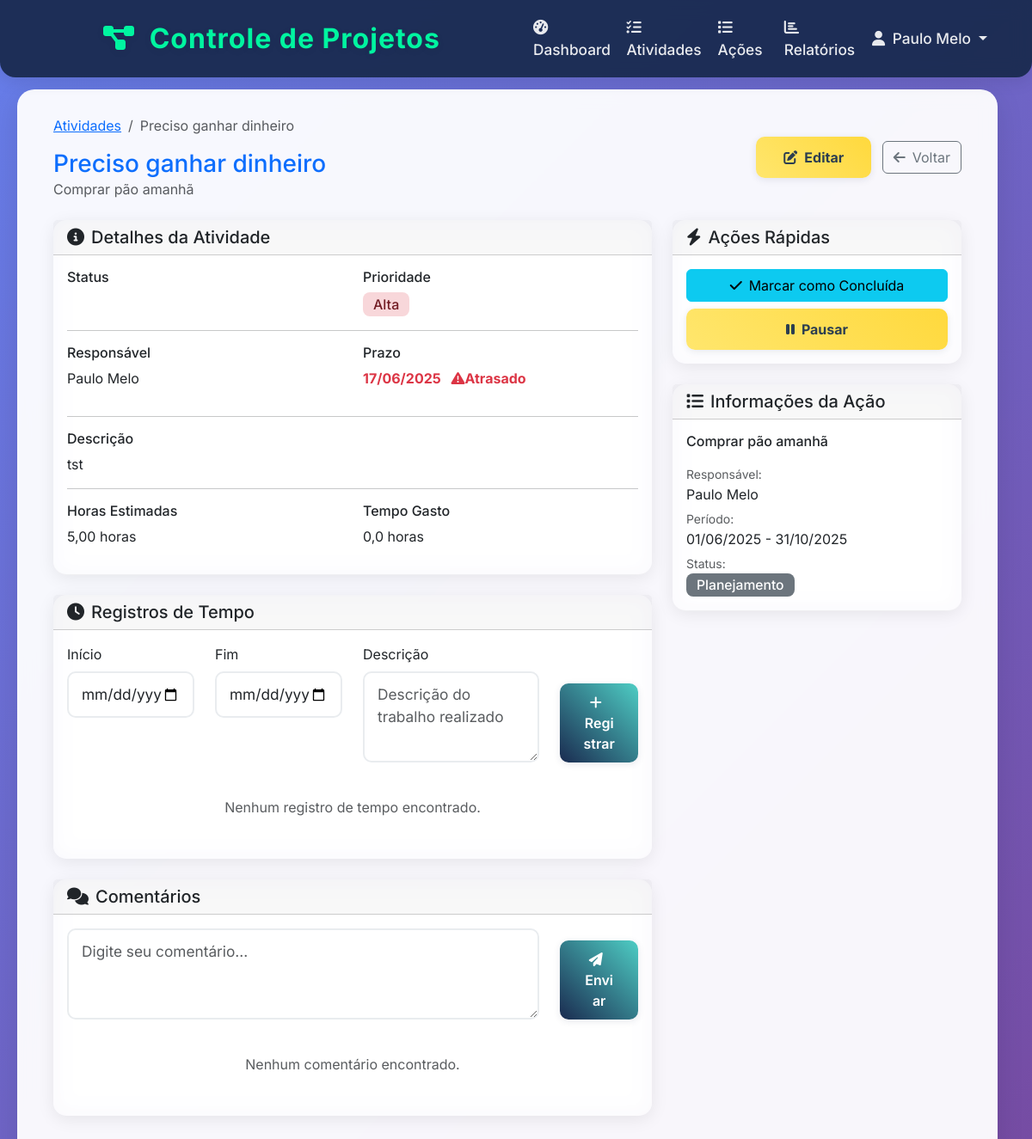
Before: /activities/1/ (signed in) with the older database file.
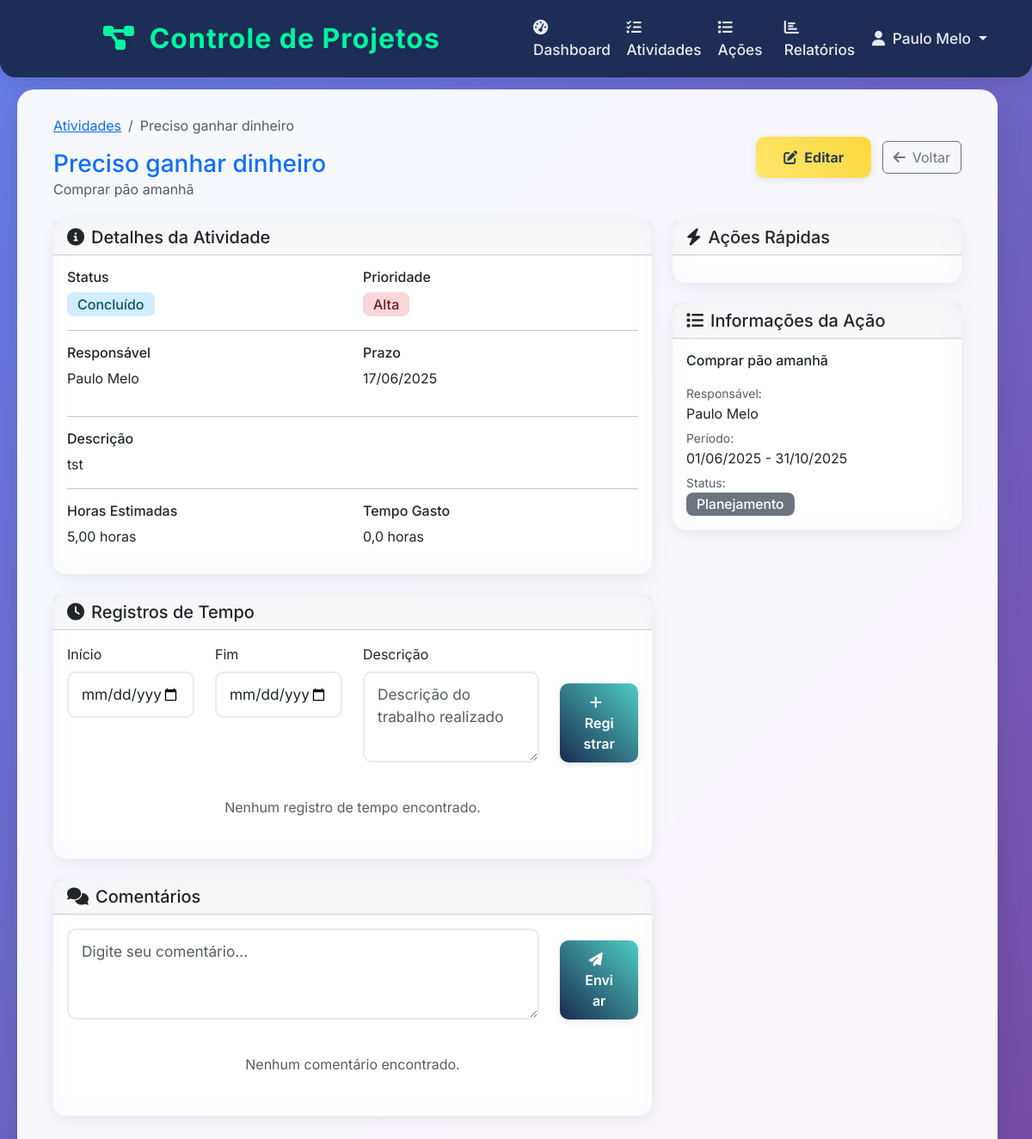
After: the same page with the newer database file.
### activities/models.py (models this page shows, shortened)
class Activity(models.Model):
    STATUS_CHOICES = [
        ('not_started', 'Não Iniciado'),
        ('in_progress', 'Em Andamento'),
        ('completed', 'Concluído'),
        ('paused', 'Pausado'),
    ]
    PRIORITY_CHOICES = [
        ('low', 'Baixa'),
        ('medium', 'Média'),
        ('high', 'Alta'),
        ('urgent', 'Urgente'),
    ]
    name = models.CharField(max_length=200, verbose_name="Nome da Atividade")
    description = models.TextField(blank=True, null=True, verbose_name="Descrição")
    action = models.ForeignKey(
        Action,
        on_delete=models.CASCADE,
        related_name='activities',
        verbose_name="Ação"
    )
    assigned_to = models.ForeignKey(
        Worker,
        on_delete=models.PROTECT,
        related_name='assigned_activities',
        verbose_name="Atribuído para"
    )
    status = models.CharField(
        max_length=20,
        choices=STATUS_CHOICES,
        default='not_started',
        verbose_name="Status"
    )
    priority = models.CharField(
        max_length=20,
        choices=PRIORITY_CHOICES,
        default='medium',
        verbose_name="Prioridade"
    )
    deadline = models.DateField(verbose_name="Prazo")
    estimated_hours = models.DecimalField(
        max_digits=6,
        decimal_places=2,
        blank=True,
        null=True,
        verbose_name="Horas Estimadas"
    )
    created_at = models.DateTimeField(auto_now_add=True, verbose_name="Data de Criação")
    updated_at = models.DateTimeField(auto_now=True, verbose_name="Última Atualização")
    class Meta:
        verbose_name = "Atividade"
        verbose_name_plural = "Atividades"
        ordering = ['-created_at']
    @property
    def is_overdue(self):
        return self.deadline < timezone.now().date() and self.status != 'completed'
    @property
    def total_time_spent(self):
        time_entries = self.time_entries.all()
        total_minutes = sum(
            (entry.end_time - entry.start_time).total_seconds() / 60
            for entry in time_entries
            if entry.end_time
        )
        return round(total_minutes / 60, 2)  # Retorna em horas

class Action(models.Model):
    name = models.CharField(max_length=200, verbose_name="Nome da Ação")
    description = models.TextField(blank=True, null=True, verbose_name="Descrição")
    owner = models.ForeignKey(
        Worker,
        on_delete=models.PROTECT,
        related_name='owned_actions',
        verbose_name="Responsável"
    )
    start_date = models.DateField(verbose_name="Data de Início")
    end_date = models.DateField(verbose_name="Data de Término")
    budget = models.DecimalField(
        max_digits=12,
        decimal_places=2,
        blank=True,
        null=True,
        verbose_name="Orçamento"
    )
    status = models.CharField(
        max_length=20,
        choices=[
            ('planning', 'Planejamento'),
            ('in_progress', 'Em Andamento'),
            ('completed', 'Concluído'),
            ('cancelled', 'Cancelado'),
        ],
        default='planning',
        verbose_name="Status"
    )
    created_at = models.DateTimeField(auto_now_add=True, verbose_name="Data de Criação")
    updated_at = models.DateTimeField(auto_now=True, verbose_name="Última Atualização")
    class Meta:
        verbose_name = "Ação"
        verbose_name_plural = "Ações"
        ordering = ['-created_at']

class Worker(models.Model):
    LEVEL_CHOICES = [
        ('admin', 'Administrador'),
        ('manager', 'Gerente'),
        ('collaborator', 'Colaborador'),
    ]
    user = models.OneToOneField(User, on_delete=models.CASCADE, verbose_name="Usuário")
    level = models.CharField(
        max_length=20,
        choices=LEVEL_CHOICES,
        default='collaborator',
        verbose_name="Nível"
    )
    department = models.CharField(max_length=100, verbose_name="Departamento")
    phone = models.CharField(max_length=20, blank=True, null=True, verbose_name="Telefone")
    created_at = models.DateTimeField(auto_now_add=True, verbose_name="Data de Criação")
    updated_at = models.DateTimeField(auto_now=True, verbose_name="Última Atualização")
    class Meta:
        verbose_name = "Trabalhador"
        verbose_name_plural = "Trabalhadores"
        ordering = ['user__first_name', 'user__last_name']
    @property
    def full_name(self):
        return self.user.get_full_name()

### activities/views.py (the view)
# urls.py: path('<int:pk>/', views.activity_detail, name='activity_detail'),
@login_required
def activity_detail(request, pk):
    activity = get_object_or_404(Activity, pk=pk)
    try:
        worker = request.user.worker
        if activity.assigned_to != worker and worker.level not in ['admin', 'manager']:
            messages.error(request, 'Você não tem permissão para visualizar esta atividade.')
            return redirect('activities:activity_list')
    except Worker.DoesNotExist:
        messages.warning(request, 'Complete seu perfil primeiro.')
        return redirect('accounts:complete_profile')
    if request.method == 'POST':
        time_form = TimeEntryForm(request.POST)
        comment_form = CommentForm(request.POST)
        if time_form.is_valid():
            time_entry = time_form.save(commit=False)
            time_entry.activity = activity
            time_entry.worker = worker
            time_entry.save()
            messages.success(request, 'Tempo registrado com sucesso!')
            return redirect('activities:activity_detail', pk=pk)
        if comment_form.is_valid():
            comment = comment_form.save(commit=False)
            comment.activity = activity
            comment.worker = worker
            comment.save()
            messages.success(request, 'Comentário adicionado com sucesso!')
            return redirect('activities:activity_detail', pk=pk)
    else:
        time_form = TimeEntryForm()
        comment_form = CommentForm()
    context = {
        'activity': activity,
        'time_form': time_form,
        'comment_form': comment_form,
        'time_entries': activity.time_entries.all().order_by('-start_time'),
        'comments': activity.comments.all().order_by('-created_at'),
    }
    return render(request, 'activities/activity_detail.html', context)

### activities/forms.py
class TimeEntryForm(forms.ModelForm):
    class Meta:
        model = TimeEntry
        fields = ['start_time', 'end_time', 'description']
        widgets = {
            'start_time': forms.DateTimeInput(attrs={'class': 'form-control', 'type': 'datetime-local'}),
            'end_time': forms.DateTimeInput(attrs={'class': 'form-control', 'type': 'datetime-local'}),
            'description': forms.Textarea(attrs={'class': 'form-control', 'rows': 3, 'placeholder': 'Descrição do trabalho realizado'}),
        }

class CommentForm(forms.ModelForm):
    class Meta:
        model = Comment
        fields = ['content']
        widgets = {
            'content': forms.Textarea(attrs={'class': 'form-control', 'rows': 3, 'placeholder': 'Digite seu comentário...'}),
        }

### templates/activities/activity_detail.html (shortened to what the changed rows need)
{% extends 'base.html' %}
{% block content %}
<div class="container-fluid">
    <div class="row mb-4">
        <div class="col-12">
            <div class="d-flex justify-content-between align-items-center">
                <div>
                    <nav aria-label="breadcrumb">
                        <ol class="breadcrumb">
                            <li class="breadcrumb-item"><a href="{% url 'activities:activity_list' %}">Atividades</a></li>
                            <li class="breadcrumb-item active">{{ activity.name }}</li>
                        </ol>
                    </nav>
                    <h1 class="h3 mb-0 text-primary">{{ activity.name }}</h1>
                    <p class="text-muted mb-0">{{ activity.action.name }}</p>
                </div>
            </div>
        </div>
    </div>
    <div class="row">
        <div class="col-lg-8">
            <div class="card mb-4">
                <div class="card-body">
                    <div class="row">
                        <div class="col-md-6">
                            <h6>Status</h6>
                            <span class="badge status-{{ activity.status }} fs-6">
                                {{ activity.get_status_display }}
                            </span>
                        </div>
                        <div class="col-md-6">
                            <h6>Prioridade</h6>
                            <span class="badge priority-{{ activity.priority }} fs-6">
                                {{ activity.get_priority_display }}
                            </span>
                        </div>
                    </div>
                    <div class="row">
                        <div class="col-md-6">
                            <h6>Responsável</h6>
                            <p>{{ activity.assigned_to.full_name }}</p>
                        </div>
                        <div class="col-md-6">
                            <h6>Prazo</h6>
                            <p class="{% if activity.is_overdue %}text-danger fw-bold{% endif %}">
                                {{ activity.deadline|date:"d/m/Y" }}
                                {% if activity.is_overdue %}
                                    <i class="fas fa-exclamation-triangle ms-2"></i>Atrasado
                                {% endif %}
                            </p>
                        </div>
                    </div>
                    {% if activity.description %}
                    <hr>
                    <div>
                        <h6>Descrição</h6>
                        <p>{{ activity.description }}</p>
                    </div>
                    {% endif %}
                    {% if activity.estimated_hours %}
                    <hr>
                    <div class="row">
                        <div class="col-md-6">
                            <h6>Horas Estimadas</h6>
                            <p>{{ activity.estimated_hours }} horas</p>
                        </div>
                        <div class="col-md-6">
                            <h6>Tempo Gasto</h6>
                            <p>{{ activity.total_time_spent }} horas</p>
                        </div>
                    </div>
                    {% endif %}
                </div>
            </div>
        </div>
        <div class="col-lg-4">
            <div class="card mb-4">
                <div class="card-body">
                    <div class="d-grid gap-2">
                        {% if activity.status == 'not_started' %}
                            <button class="btn btn-success" onclick="updateStatus('{{ activity.pk }}', 'in_progress')">
                                <i class="fas fa-play me-2"></i>Iniciar Atividade
                            </button>
                        {% elif activity.status == 'in_progress' %}
                            <button class="btn btn-info" onclick="updateStatus('{{ activity.pk }}', 'completed')">
                                <i class="fas fa-check me-2"></i>Marcar como Concluída
                            </button>
                            <button class="btn btn-warning" onclick="updateStatus('{{ activity.pk }}', 'paused')">
                                <i class="fas fa-pause me-2"></i>Pausar
                            </button>
                        {% elif activity.status == 'paused' %}
                            <button class="btn btn-success" onclick="updateStatus('{{ activity.pk }}', 'in_progress')">
                                <i class="fas fa-play me-2"></i>Retomar
                            </button>
                        {% endif %}
                    </div>
                </div>
            </div>
            <div class="card">
                <div class="card-body">
                    <h6>{{ activity.action.name }}</h6>
                    <div class="mt-3">
                        <small class="text-muted">Responsável:</small>
                        <p class="mb-1">{{ activity.action.owner.full_name }}</p>
                        <small class="text-muted">Período:</small>
                        <p class="mb-1">{{ activity.action.start_date|date:"d/m/Y" }} - {{ activity.action.end_date|date:"d/m/Y" }}</p>
                        <small class="text-muted">Status:</small>
                        <p class="mb-0">
                            <span class="badge bg-{% if activity.action.status == 'completed' %}success{% elif activity.action.status == 'in_progress' %}warning{% else %}secondary{% endif %}">
                                {{ activity.action.get_status_display }}
                            </span>
                        </p>
                    </div>
                </div>
            </div>
        </div>
    </div>
</div>
{% endblock %}

Changed rows visible on the page:
changed Activity "Preciso ganhar dinheiro": status (not shown) → "Concluído"
Other visible differences:
text no longer shown: "Atrasado Marcar como Concluída Pausar"
